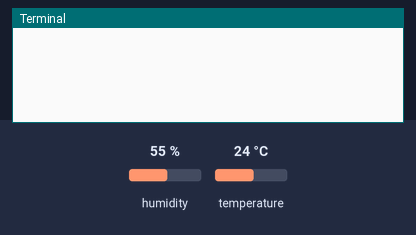
Bench run of a program on a simulated Raspberry Pi (BCM pin numbers). Shown: the last lines printed to the terminal. Inputs (shaded band) come from the test bench; at power-on: humidity 55 %, temperature 24 °C. Web requests get an empty 200 reply after 0.4 s.

Above: at 1.2 s.
1.3 s: humidity set to 22 %
At 2.1 s:
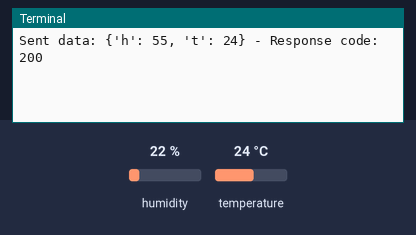
9.1 s: temperature set to 12 °C
At 14.8 s:
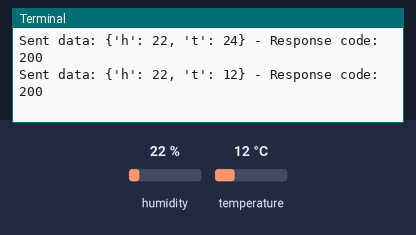
16.4 s: humidity set to 40 %
At 21.8 s:
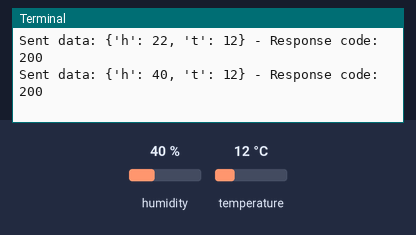
Timing chart, 0 to 23.3 s (numbered marks = the images above; inputs shaded):
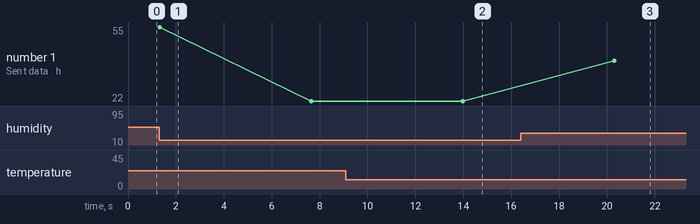

Measured:
- after the input at 9.1 s, the terminal: prints a new line after 4.9 s (image 2)
- after the input at 16.4 s, the terminal: prints a new line after 3.9 s (image 3)
- plotted number 1: 22 → 40 after the input at 16.4 s

The program:

EXP09_Sending_DHT22_data_to_Server.py
```python
import Adafruit_DHT as dht
import requests
import time

DHT_SENSOR = dht.DHT22
DHT_PIN = 4

# Define the base URL for sending data
base_url = "http://3.29.135.164/myinsert.php"

while True:

    humidity, temperature = dht.read_retry(DHT_SENSOR, DHT_PIN)

    # Check if readings are valid
    if humidity is not None and temperature is not None:
        # Convert readings to integers
        humidity = int(humidity)
        temperature = int(temperature)

        # Prepare the payload with integer values
        payload = {
            'h': humidity,   # Integer humidity
            't': temperature # Integer temperature
        }

        # Send data to the server using GET request
        response = requests.get(base_url, params=payload)

        # Send data to the server using GET request
        try:
            response = requests.get(base_url, params=payload) # response is the result of this request
            print(f"Sent data: {payload} - Response code: {response.status_code}") # 200 status code for success
        except requests.RequestException as e:
            # requests.RequestException is a generic exception that catches any errors related to the HTTP request.
            print("Failed to send data:", e)

        '''
        YOU CAN DO THIS INSTEAD OF THE TRY EXCEPT

        # Check the response status code
        if response.status_code == 200:
            print(f"Sent data: {payload} - Response code: {response.status_code}")
        else:
            print(f"Failed to send data, response code: {response.status_code}")
        '''

    else:
        print("Failed to retrieve data from DHT22 sensor")

    # Wait for a while before reading again (e.g., 60 seconds)
    time.sleep(5)
```
